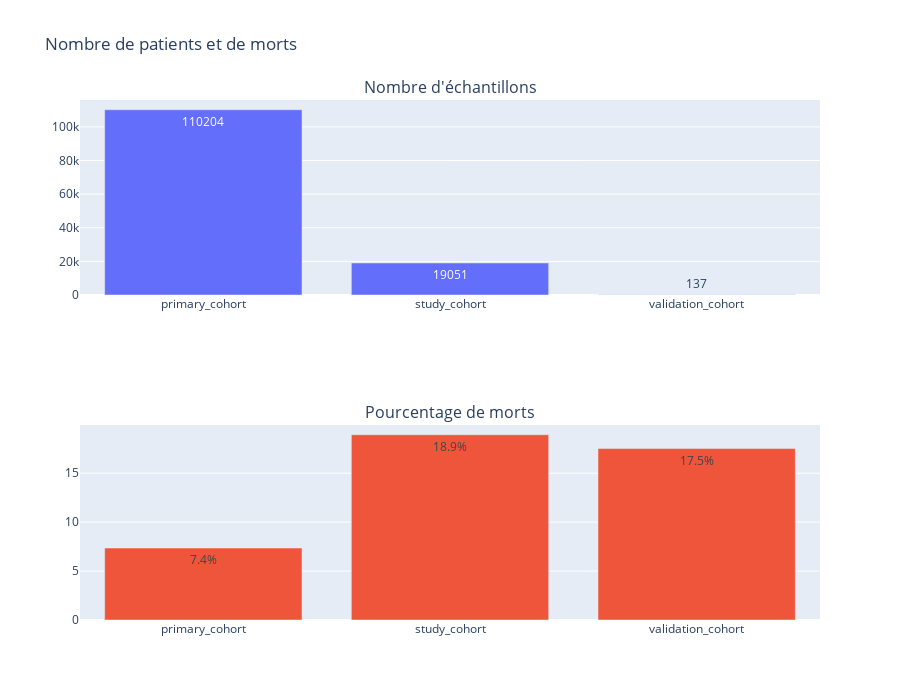

Notebook cell for this chart:
### Markdown cell above
# I. Despriction des datasets
### 1. Nombre d'échantillons et de personnes décédées (target)

### Code cell
import plotly.graph_objects as go
from plotly.subplots import make_subplots

cohorts = ["primary_cohort", "study_cohort", "validation_cohort"]
sizes = [len(dict_df[cohort]) for cohort in cohorts]

fig = make_subplots(rows=2, cols=1, subplot_titles=[
    "Nombre d'échantillons", "Pourcentage de morts"
])

fig.add_trace(
    go.Bar(x=cohorts, y=sizes, text=sizes, textposition="auto", name="Taille"),
    row=1, col=1
)

prop_deads = [
    100 * (len(dict_df[cohort]) - dict_df[cohort].hospital_outcome_1alive_0dead.sum()) / len(dict_df[cohort])
    for cohort in cohorts
]

fig.add_trace(
    go.Bar(x=cohorts, y=prop_deads, text=[f"{v:.1f}%" for v in prop_deads],
           textposition="auto", name="% morts"),
    row=2, col=1
)

fig.update_layout(
    title="Nombre de patients et de morts",
    height=700,
    showlegend=False
)

fig.show()

### Figure 1 — Plotly figure (JSON) as saved in the notebook; plotly's stock layout.template omitted (floating-point values rounded to 4 significant figures)
{"data": [{"name": "Taille", "text": ["110204", "19051", "137"], "textposition": "auto", "type": "bar", "x": ["primary_cohort", "study_cohort", "validation_cohort"], "xaxis": "x", "y": [110204, 19051, 137], "yaxis": "y"}, {"name": "% morts", "text": ["7.4%", "18.9%", "17.5%"], "textposition": "auto", "type": "bar", "x": ["primary_cohort", "study_cohort", "validation_cohort"], "xaxis": "x2", "y": [7.355, 18.93, 17.52], "yaxis": "y2"}], "layout": {"annotations": [{"font": {"size": 16}, "showarrow": false, "text": "Nombre d'échantillons", "x": 0.5, "xanchor": "center", "xref": "paper", "y": 1, "yanchor": "bottom", "yref": "paper"}, {"font": {"size": 16}, "showarrow": false, "text": "Pourcentage de morts", "x": 0.5, "xanchor": "center", "xref": "paper", "y": 0.375, "yanchor": "bottom", "yref": "paper"}], "height": 700, "showlegend": false, "title": {"text": "Nombre de patients et de morts"}, "xaxis": {"anchor": "y", "domain": [0, 1]}, "xaxis2": {"anchor": "y2", "domain": [0, 1]}, "yaxis": {"anchor": "x", "domain": [0.625, 1]}, "yaxis2": {"anchor": "x2", "domain": [0, 0.375]}}}
